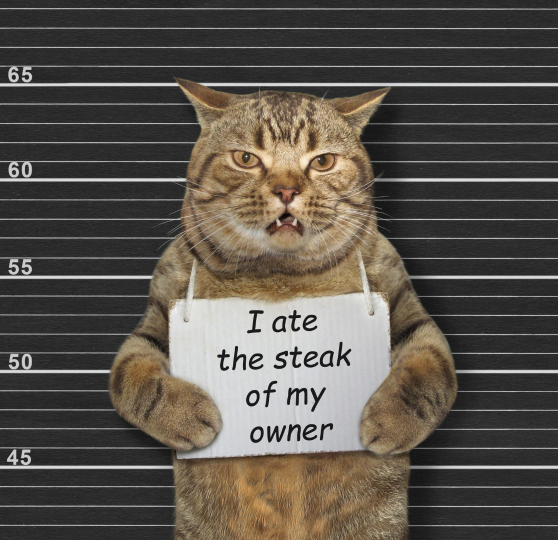
#> input picture Code/Resources/Data/cat.jpg, 1118 x 1080 px, found by its file name (shown at 1/2 size)
$ jupyter execute dct.ipynb   (shell and % lines are left out)
#> lines starting #> are read from the running program, lines starting #| are printed output that depends on the picture
[cell 1]
import subprocess
import sys

def import_or_install(module_name):
    try:
        # 嘗試導入模組
        __import__(module_name)
    except ImportError:
        # 如果模組不存在，則安裝它
        subprocess.check_call([sys.executable, "-m", "pip", "install", module_name])

# 測試範例
import_or_install("scipy")
import_or_install("numpy")
import_or_install("matplotlib")

## 離散餘弦轉換（DCT）的範例

[cell 2]
import numpy as np
from scipy.fftpack import dct, idct
import matplotlib.pyplot as plt

# 定義一個8x8的灰階影像
image = np.array([
    [52, 55, 61, 66, 70, 61, 64, 73],
    [63, 59, 55, 90, 109, 85, 69, 72],
    [62, 59, 68, 113, 144, 104, 66, 73],
    [63, 58, 71, 122, 154, 106, 70, 69],
    [67, 61, 68, 104, 126, 88, 68, 70],
    [79, 65, 60, 70, 77, 68, 58, 75],
    [85, 71, 64, 59, 55, 61, 65, 83],
    [87, 79, 69, 68, 65, 76, 78, 94]
])

# 對每一列進行DCT
dct_1d = dct(image, axis=0, norm='ortho')

# 對每一行進行DCT
dct_2d = dct(dct_1d, axis=1, norm='ortho')

# 對每一列進行IDCT（逆DCT）
idct_1d = idct(dct_2d, axis=0, norm='ortho')

# 對每一行進行IDCT
reconstructed_image = idct(idct_1d, axis=1, norm='ortho')

# 繪製原始影像、DCT 係數矩陣和重建的影像
fig, axs = plt.subplots(1, 3, figsize=(15, 5))

# 原始影像
axs[0].imshow(image, cmap='gray')
axs[0].set_title('Origin')
axs[0].axis('off')

# DCT 係數矩陣
axs[1].imshow(dct_2d, cmap='gray')
axs[1].set_title('DCT Image')
axs[1].axis('off')

# 重建的影像
axs[2].imshow(np.round(reconstructed_image).astype(int), cmap='gray')
axs[2].set_title('Rebuild')
axs[2].axis('off')

plt.show()

[cell 3]
import matplotlib.pyplot as plt

# 讀取圖像
img = plt.imread('F:\\Code\\Digtal-Image-Processing\\cat.jpg')
#> img is the input picture: shape (1080, 1118, 4) float32; mean R, G, B, A 0.353, 0.33, 0.301, 1

# 顯示圖像
plt.imshow(img, cmap='gray')
plt.axis('off')  # 隱藏坐標軸
plt.show()

[cell 4]
import numpy as np
from PIL import Image

def img_read_array(image_path, turn_to_gray=False):
    # 讀取圖像
#> called with turn_to_gray = True
    img = Image.open(image_path)
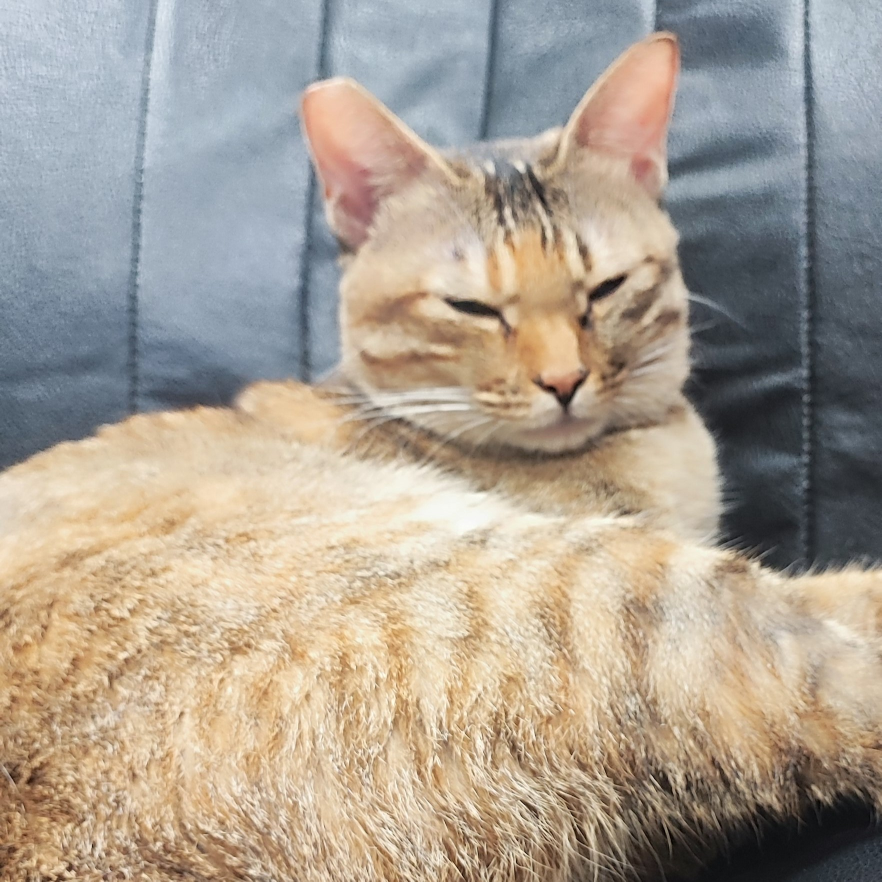
#> input picture Code/Resources/Data/LAB_CAT2.jpg, 1763 x 1763 px, found by its file name (shown at 1/2 size)
#> img is the input picture: PIL image 1763x1763 RGB; mean R, G, B 170.6, 160, 146.5

    # 如果需要轉換為灰階
    if turn_to_gray:
        img = img.convert('L')
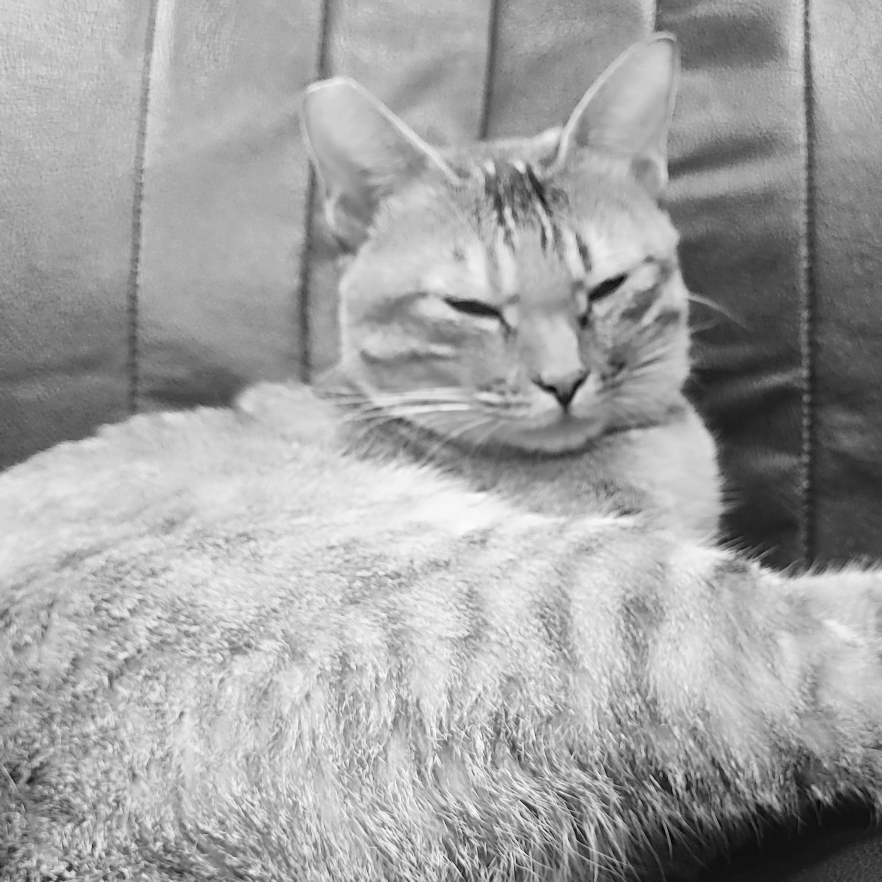
#> img: PIL image 1763x1763 L (shown at 1/2 size); min 1, max 253, mean 161.6

    # 將圖像轉換為 NumPy 數組
    img_array = np.array(img)

    return img_array

# 使用示例
image_path =  r'F:\Code\Digtal-Image-Processing\LAB_CAT2.jpg'
img_array = img_read_array(image_path, turn_to_gray=True)

# 顯示灰階圖像
import matplotlib.pyplot as plt
plt.imshow(img_array, cmap='gray')
plt.axis('off')  # 隱藏坐標軸
plt.show()

[cell 5]
from scipy.fftpack import dct, idct
from scipy.ndimage import uniform_filter

# 對每一列進行DCT
dct_1d = dct(img_array, axis=0, norm='ortho')
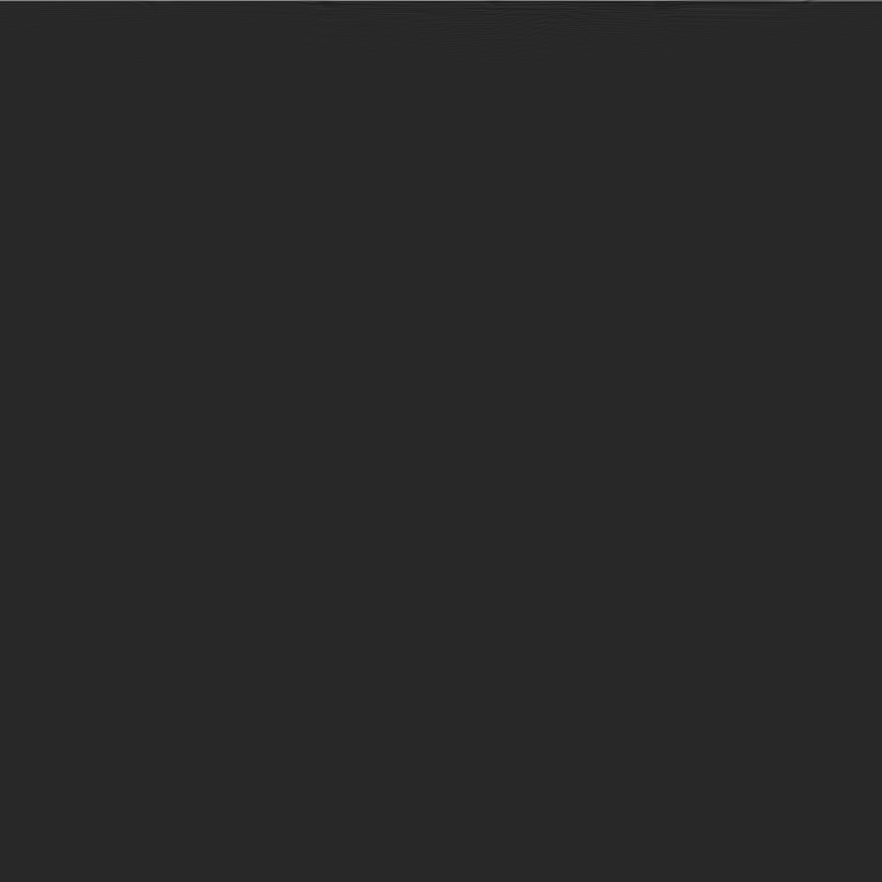
#> dct_1d: shape (1763, 1763) float64 (shown at 1/2 size); min -1536.8, max 8139.3, mean 4; drawn with min black and max white

# 對每一行進行DCT
dct_2d = dct(dct_1d, axis=1, norm='ortho')

# 對每一列進行IDCT（逆DCT）
idct_1d = idct(dct_2d, axis=0, norm='ortho')

# 對每一行進行IDCT
reconstructed_image = idct(idct_1d, axis=1, norm='ortho')

# 繪製原始影像、DCT 係數矩陣和重建的影像
fig, axs = plt.subplots(1, 3, figsize=(15, 5))

# 原始影像
axs[0].imshow(img_array, cmap='gray')
axs[0].set_title('Origin')
axs[0].axis('off')

# DCT 係數矩陣
axs[1].imshow(dct_2d, cmap='gray')
axs[1].set_title('DCT Image')
axs[1].axis('off')

# 重建的影像
axs[2].imshow(np.round(reconstructed_image).astype(int), cmap='gray')
axs[2].set_title('Rebuild')
axs[2].axis('off')

plt.show()

[cell 6]
img_array.shape, dct_2d.shape
#> Out = ((1763, 1763), (1763, 1763))

[cell 7]
import numpy as np
import matplotlib.pyplot as plt
from PIL import Image
from scipy.fftpack import dct, idct

def img_read_array(image_path, turn_to_gray=False):
#> called with image_path = 'F:\\Code\\Digtal-Image-Processing\\cat.jpg', turn_to_gray = True
    img = Image.open(image_path)
#> img: PIL image 1118x1080 RGBA
    if turn_to_gray:
        img = img.convert('L')
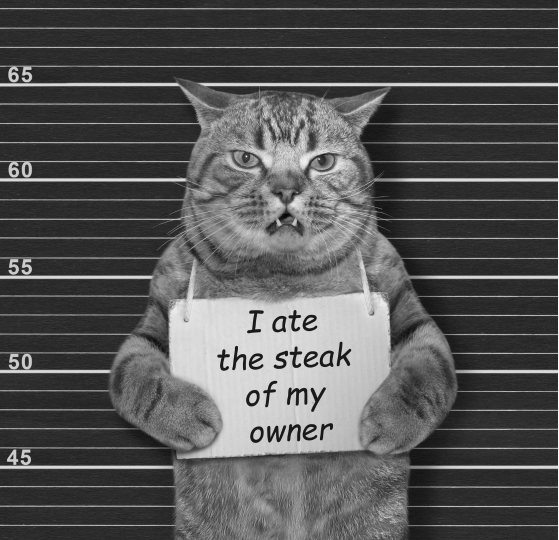
#> img: PIL image 1118x1080 L (shown at 1/2 size); min 4, max 255, mean 84.9
    img_array = np.array(img)
    return img_array

def heatmap(array):
    # 取絕對值並加上微小值避免對數計算的錯誤
    array = np.abs(array) + 1e-15
    log_array = np.log(array)
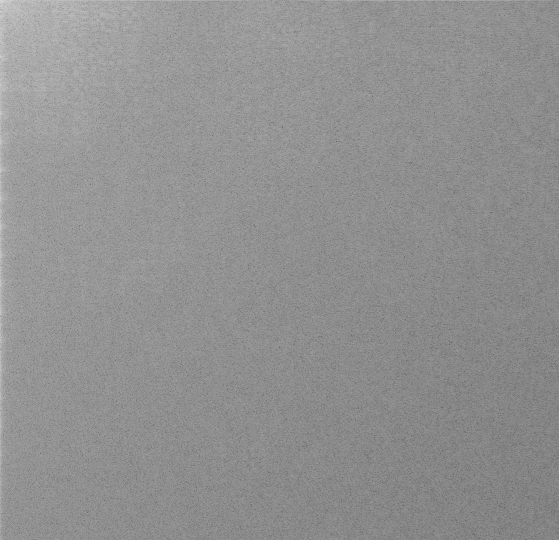
#> log_array: shape (1080, 1118) float64 (shown at 1/2 size); min -11.85, max 11.44, mean 1.41; drawn with min black and max white
    normalized_log_array = (log_array - np.min(log_array)) / (np.max(log_array) - np.min(log_array))
    return normalized_log_array

def display_dct_regions(dct_matrix):
    plt.imshow(dct_matrix, cmap='gray')
    plt.title('DCT Coefficient Matrix with Frequency Regions')
    plt.xlabel('High Frequency →')
    plt.ylabel('← High Frequency')

    # 標註區域
    plt.axvline(x=dct_matrix.shape[1]/2-0.5, color='red', linestyle='--')
    plt.axhline(y=dct_matrix.shape[0]/2-0.5, color='red', linestyle='--')
    plt.text(0, 0, 'Low Frequency', color='red', fontsize=15, ha='left', va='top')
    plt.text(dct_matrix.shape[1]-1, dct_matrix.shape[0]-1, 'High Frequency', color='red', fontsize=15, ha='right', va='bottom')

    plt.show()

# 讀取灰階圖像
image_path = 'F:\\Code\\Digtal-Image-Processing\\cat.jpg'
img_array = img_read_array(image_path, turn_to_gray=True)

# 對每一列進行DCT
dct_1d = dct(img_array, axis=0, norm='ortho')

# 對每一行進行DCT
dct_2d = dct(dct_1d, axis=1, norm='ortho')

# 生成熱圖
dct_heatmap = heatmap(dct_2d)

# 顯示DCT矩陣並標註頻率區域
display_dct_regions(dct_heatmap)

[cell 8]
import numpy as np
from scipy.fftpack import dct, idct
import matplotlib.pyplot as plt


def dct_image(image):

    # 對每一列進行DCT
    dct_1d = dct(image, axis=0, norm='ortho')

    # 對每一行進行DCT
    return dct(dct_1d, axis=1, norm='ortho')

def idct_image(dct_2d):

    # 對每一列進行IDCT（逆DCT）
    idct_1d = idct(dct_2d, axis=0, norm='ortho')

    # 對每一行進行IDCT
    return idct(idct_1d, axis=1, norm='ortho')

def compare_dct_images(image, dct_2d, reconstructed_image, show=True):

    # 繪製原始影像、DCT 係數矩陣和重建的影像
    fig, axs = plt.subplots(1, 3, figsize=(15, 5))

    # 原始影像
    axs[0].imshow(image, cmap='gray')
    axs[0].set_title('Origin')
    axs[0].axis('off')

    # DCT 係數矩陣
    axs[1].imshow(dct_2d, cmap='gray')
    axs[1].set_title('DCT Image')
    axs[1].axis('off')

    # 重建的影像
    axs[2].imshow(np.round(reconstructed_image).astype(int), cmap='gray')
    axs[2].set_title('Rebuild')
    axs[2].axis('off')

# 定義一個8x8的灰階影像
image = np.zeros(shape=(8, 8))

image[:2, :2] = 1
# image[-1][-1] = 1

dct_2d = dct_image(image)

reconstructed_image = idct_image(dct_2d)

compare_dct_images(image, dct_2d, reconstructed_image)


plt.figure()
# 生成熱圖
dct_heatmap = heatmap(dct_2d)
# 顯示DCT矩陣並標註頻率區域
display_dct_regions(dct_2d)

[cell 9]
a = np.zeros(shape=(8, 8))

for frame in range(16):
    i = (frame // 4)*2
    j = frame*2 - i*4
    # j = frame % i * 2
    print(i, j)

[cell 10]
from IPython.display import display, clear_output
import time

def dct_jupyter_animate(image):
    # 計算 DCT 和重建影像
    dct_2d = dct_image(image)

    # 顯示影像、DCT 和重建影像
    plt.figure(figsize=(10, 5))
    plt.subplot(1, 2, 1)
    plt.imshow(image, cmap='gray')
    plt.title('Original')
    plt.axis('off')

    plt.subplot(1, 2, 2)
    plt.imshow(dct_2d, cmap='gray')
    plt.title('DCT')
    plt.axis('off')

    plt.show()

    clear_output(wait=True)
    time.sleep(0.1)  # 可以調整為更合適的延遲時間

[cell 11]
images = []

# 執行逐格動畫
for frame in range(16):
    i = (frame // 4)*2
    j = frame*2 - i*4

    # 定義一個8x8的灰階影像
    image = np.zeros(shape=(8, 8))
    image[i][j] = 1

    dct_jupyter_animate(image)

    images.append(image)

[cell 12]
a = np.zeros(shape=(8, 8))
a[:5, :5] = 1
a

[cell 13]
images = []

# 執行逐格動畫
for i in range(9):

    # 定義一個8x8的灰階影像
    image = np.random.random(size=(8, 8))
    image[:i, :i] = 1

    dct_jupyter_animate(image)

    images.append(image)
#> this loop made 9 passes
#> pass 1, in dct_jupyter_animate (call 17), `plt.show()`:
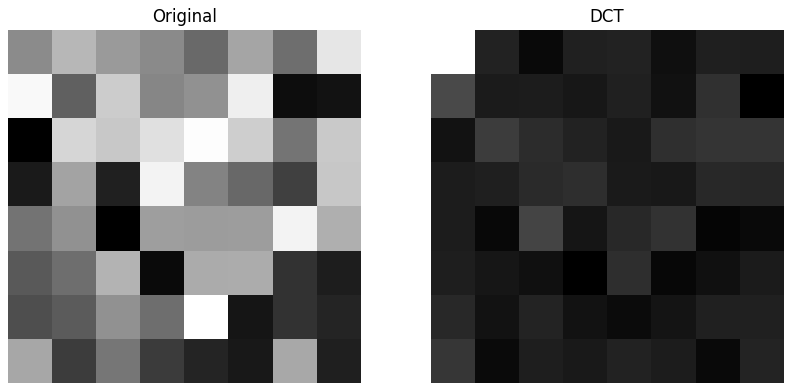
#> figure drawn by matplotlib, 2 panels

[cell 14]
images = []

# 執行逐格動畫
for i in range(9):

    # 定義一個8x8的灰階影像
    image = np.zeros(shape=(8, 8))
    image[:i, :i] = 1

    dct_jupyter_animate(image)

    images.append(image)

[cell 15]
import numpy as np
from scipy.fftpack import dct, idct
import matplotlib.pyplot as plt
from matplotlib.animation import FuncAnimation
from IPython.display import IFrame

def dct_image(image):
    """對影像進行離散餘弦變換（DCT）"""
    dct_1d = dct(image, axis=0, norm='ortho')
    return dct(dct_1d, axis=1, norm='ortho')

def update(frame, images):
    """更新每一帧的動畫"""
    image = images[frame]

    # 計算 DCT 和重建影像
    dct_2d = dct_image(image)
    reconstructed_image = idct_image(dct_2d)

    axs[0].imshow(image, cmap='gray', vmin=0, vmax=1)
    axs[0].set_title('Origin')
    axs[0].axis('off')

    # im = axs[1].imshow(dct_2d, cmap='gray', vmin=np.min(dct_2d), vmax=np.max(dct_2d))
    axs[1].imshow(dct_2d, cmap='gray', vmin=np.min(dct_2d), vmax=np.max(dct_2d))

    axs[1].set_title('DCT Image')
    axs[1].axis('off')

    # # 刪除之前的 colorbar，如果存在
    # if hasattr(update, 'colorbar'):
    #     update.colorbar.remove()

    # # 添加新的 colorbar
    # update.colorbar = fig.colorbar(im, ax=axs[1], fraction=0.046, pad=0.04)

    return axs

# 創建圖形和子圖
fig, axs = plt.subplots(1, 2, figsize=(10, 5))

# 計算符合條件的幀數
num_frames = len(images)

# 創建動畫
anim = FuncAnimation(fig, update, frames=num_frames, fargs=(images, ), interval=500, blit=False)

# 保存動畫為 MP4 格式
anim.save('animation.mp4', writer='ffmpeg')
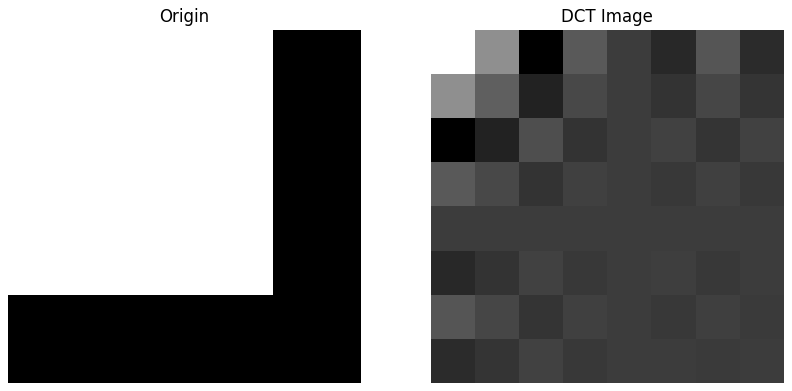
#> figure drawn by matplotlib, 2 panels
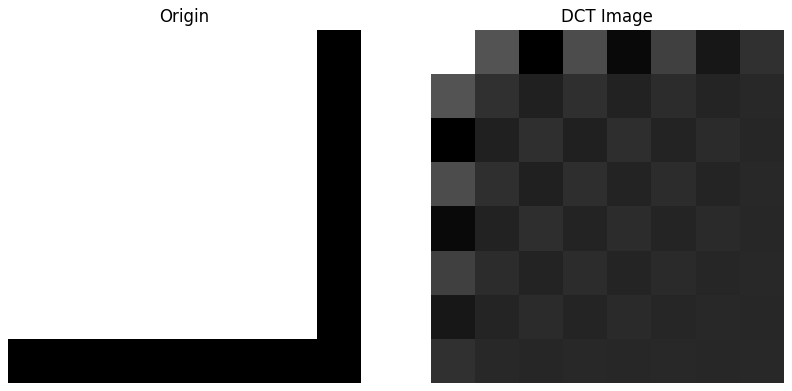
#> figure drawn by matplotlib, 2 panels
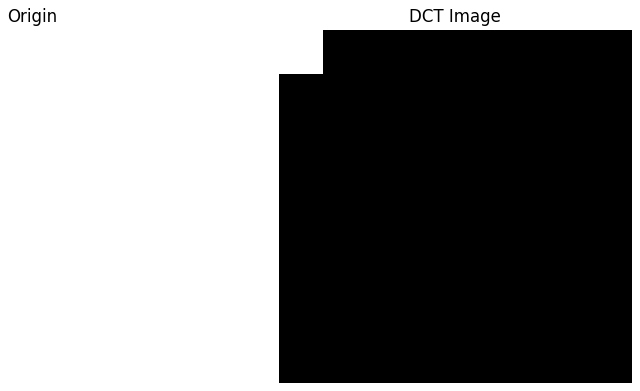
#> figure drawn by matplotlib, 2 panels
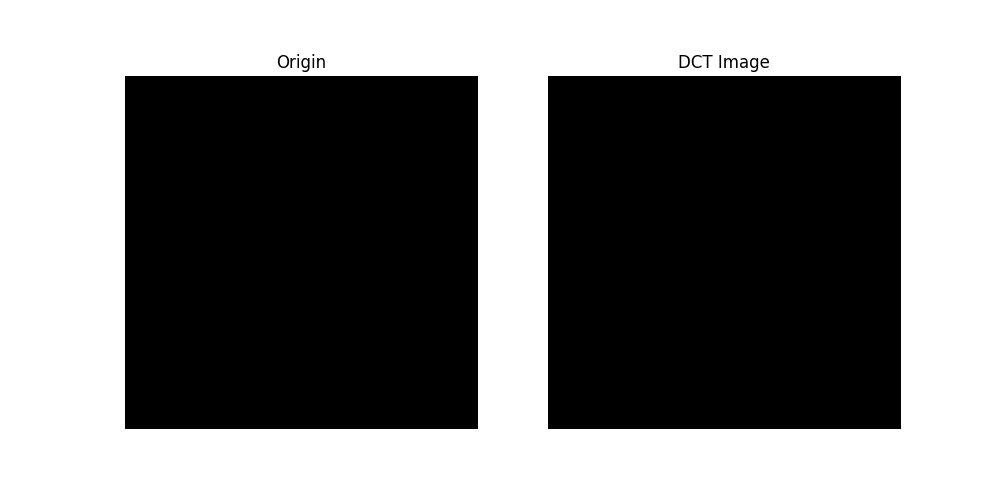
#> saved as animation.mp4: PIL image 1000x500 RGBA; mean R, G, B, A 127.6, 127.6, 127.6, 255

# 使用 IFrame 顯示動畫
IFrame('animation.mp4', width=600, height=400)

[cell 16]
try:
    import moviepy
except:
    !pip install moviepy

[cell 17]
from moviepy.editor import VideoFileClip

def mp4_to_gif(mp4_file, gif_file):
    """將 MP4 影片轉換為 GIF 動畫"""
    # 載入 MP4 影片
    clip = VideoFileClip(mp4_file)

    # 將影片轉換為 GIF
    clip.write_gif(gif_file, fps=clip.fps*2)

# 指定 MP4 和 GIF 檔案名稱
mp4_file = 'animation.mp4'
gif_file = 'animation.gif'

# 轉換 MP4 為 GIF
mp4_to_gif(mp4_file, gif_file)
#> (the call stopped at in mp4_to_gif, `clip = VideoFileClip(mp4_file)`: moviepy is not available in this run)
